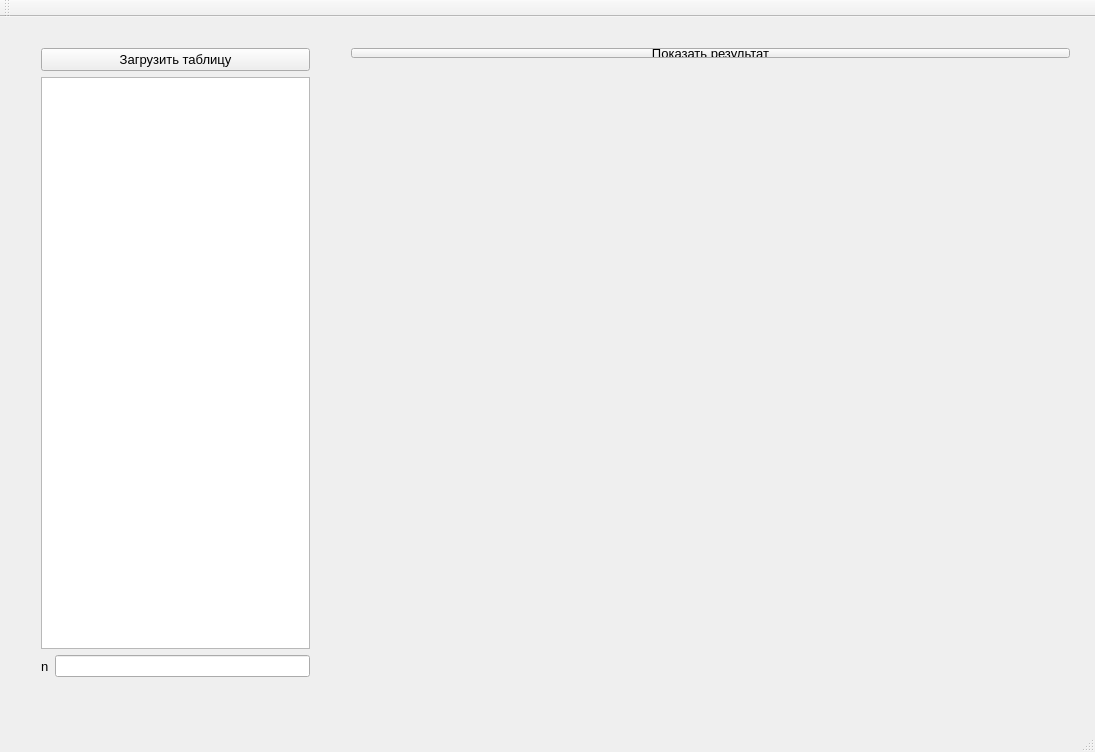
<?xml version="1.0" encoding="UTF-8"?>
<ui version="4.0">
 <class>MainWindow</class>
 <widget class="QMainWindow" name="MainWindow">
  <property name="geometry">
   <rect>
    <x>0</x>
    <y>0</y>
    <width>1095</width>
    <height>752</height>
   </rect>
  </property>
  <property name="windowTitle">
   <string>MainWindow</string>
  </property>
  <widget class="QWidget" name="centralWidget">
   <widget class="QCustomPlot" name="widget" native="true">
    <property name="geometry">
     <rect>
      <x>340</x>
      <y>70</y>
      <width>741</width>
      <height>601</height>
     </rect>
    </property>
   </widget>
   <widget class="QWidget" name="layoutWidget">
    <property name="geometry">
     <rect>
      <x>30</x>
      <y>20</y>
      <width>291</width>
      <height>651</height>
     </rect>
    </property>
    <layout class="QVBoxLayout" name="verticalLayout">
     <item>
      <widget class="QPushButton" name="load">
       <property name="font">
        <font>
         <pointsize>10</pointsize>
        </font>
       </property>
       <property name="text">
        <string>Загрузить таблицу</string>
       </property>
      </widget>
     </item>
     <item>
      <widget class="QTableWidget" name="table"/>
     </item>
     <item>
      <layout class="QHBoxLayout" name="horizontalLayout">
       <item>
        <widget class="QLabel" name="label">
         <property name="font">
          <font>
           <pointsize>10</pointsize>
          </font>
         </property>
         <property name="text">
          <string>n</string>
         </property>
        </widget>
       </item>
       <item>
        <widget class="QLineEdit" name="nn"/>
       </item>
      </layout>
     </item>
    </layout>
   </widget>
   <widget class="QWidget" name="">
    <property name="geometry">
     <rect>
      <x>340</x>
      <y>20</y>
      <width>741</width>
      <height>32</height>
     </rect>
    </property>
    <layout class="QHBoxLayout" name="horizontalLayout_2">
     <item>
      <widget class="QPushButton" name="show">
       <property name="font">
        <font>
         <pointsize>10</pointsize>
        </font>
       </property>
       <property name="text">
        <string>Показать результат</string>
       </property>
      </widget>
     </item>
    </layout>
   </widget>
  </widget>
  <widget class="QMenuBar" name="menuBar">
   <property name="geometry">
    <rect>
     <x>0</x>
     <y>0</y>
     <width>1095</width>
     <height>26</height>
    </rect>
   </property>
  </widget>
  <widget class="QToolBar" name="mainToolBar">
   <attribute name="toolBarArea">
    <enum>TopToolBarArea</enum>
   </attribute>
   <attribute name="toolBarBreak">
    <bool>false</bool>
   </attribute>
  </widget>
  <widget class="QStatusBar" name="statusBar"/>
 </widget>
 <layoutdefault spacing="6" margin="11"/>
 <customwidgets>
  <customwidget>
   <class>QCustomPlot</class>
   <extends>QWidget</extends>
   <header>qcustomplot.h</header>
   <container>1</container>
  </customwidget>
 </customwidgets>
 <resources/>
 <connections/>
</ui>
